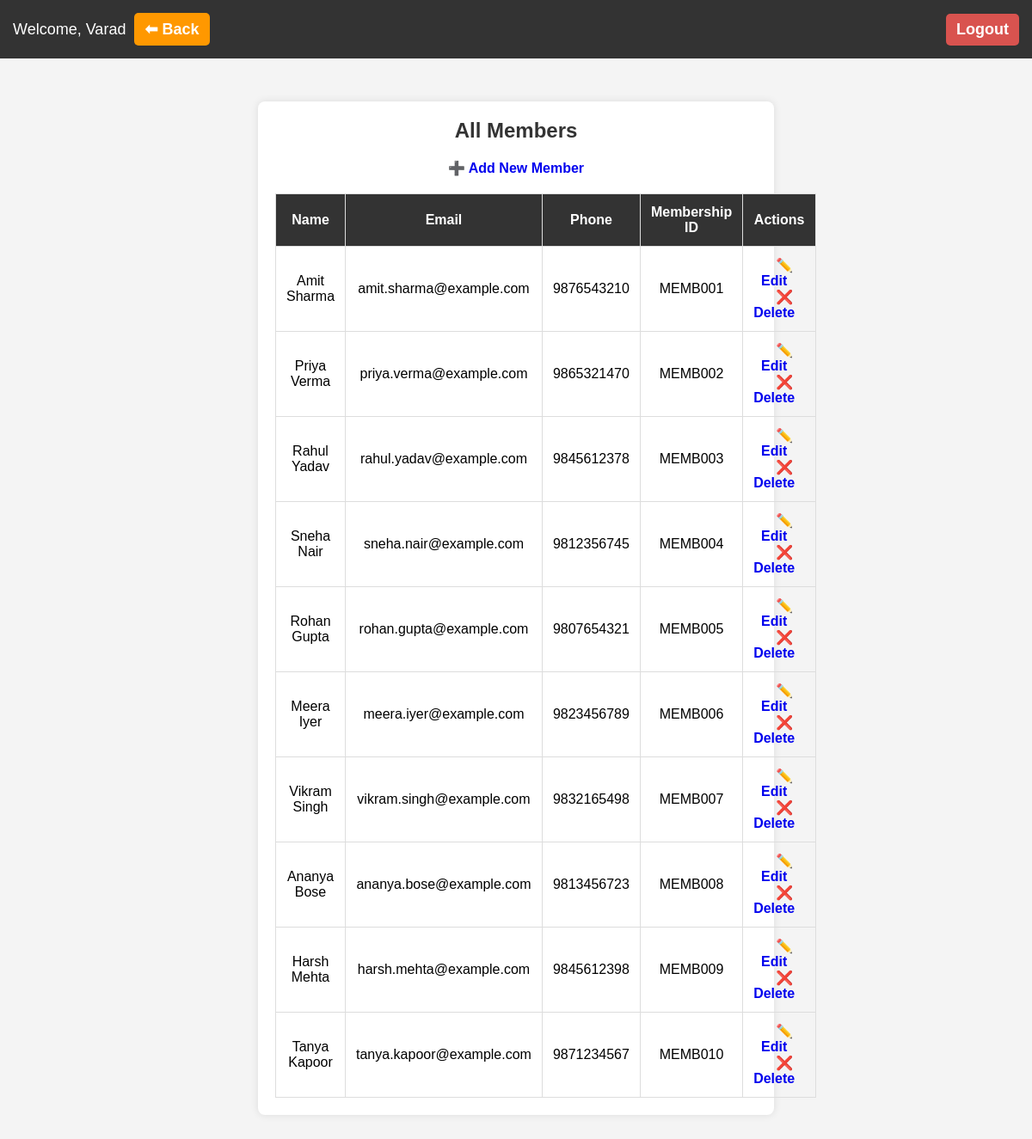
The page /pages/members.php (signed in) on the database its author committed.
### tables this page shows
CREATE TABLE `members` (
  `id` int(11) NOT NULL,
  `name` varchar(100) NOT NULL,
  `email` varchar(100) NOT NULL,
  `phone` varchar(20) DEFAULT NULL,
  `address` text DEFAULT NULL,
  `membership_id` varchar(20) NOT NULL
);

### pages/members.php (the view, shortened to what this page needs)
<?php
include('../config/db_connect.php');
$sql = "SELECT * FROM members";
$result = $conn->query($sql);
?>
<!DOCTYPE html>
<html lang="en">
<head>
    <link rel="stylesheet" href="../assets/css/style.css">
    <link rel="stylesheet" href="../assets/css/responsive.css">
</head>
<body>
<?php include('../includes/header.php'); ?>
    <div class="container">
        <h2>All Members</h2>
        <a href="add_member.php">➕ Add New Member</a>
        <table border="1">
            <tr>
                <th>Name</th>
                <th>Email</th>
                <th>Phone</th>
                <th>Membership ID</th>
                <th>Actions</th>
            </tr>
            <?php while ($row = $result->fetch_assoc()) { ?>
            <tr>
                <td><?php echo $row['name']; ?></td>
                <td><?php echo $row['email']; ?></td>
                <td><?php echo $row['phone']; ?></td>
                <td><?php echo $row['membership_id']; ?></td>
                <td>
                    <a href="edit_member.php?id=<?php echo $row['id']; ?>">✏️ Edit</a>
                    <a href="delete_member.php?id=<?php echo $row['id']; ?>" onclick="return confirm('Are you sure?')">❌ Delete</a>
                </td>
            </tr>
            <?php } ?>
        </table>
    </div>
</body>
</html>

### includes/header.php (shortened to what this page needs)
<?php
$librarian_name = $_SESSION['librarian_name'];
$show_back_button = basename($_SERVER['PHP_SELF']) !== 'dashboard.php';
?>
<!DOCTYPE html>
<html lang="en">
<head>
    <link rel="stylesheet" href="../assets/css/style.css">
    <link rel="stylesheet" href="../assets/css/responsive.css">
</head>
<body>
    <div class="header">
        <div class="left">
            <span>Welcome, <?php echo $librarian_name; ?></span>
            <?php if ($show_back_button): ?>
                <a href="javascript:history.back()" class="back-btn">⬅ Back</a>
            <?php endif; ?>
        </div>
        <div class="right">
            <a href="../pages/logout.php" class="logout-btn">Logout</a>
        </div>
    </div>
</body>
</html>

### assets/css/style.css (style rules this page uses)
* { margin: 0; padding: 0; box-sizing: border-box; font-family: Arial, sans-serif; }
body { background-color: #f4f4f4; text-align: center; }
.container { width: 50%; margin: 50px auto; background: #fff; padding: 20px; border-radius: 8px; box-shadow: 0px 0px 10px rgba(0, 0, 0, 0.1); }
h2 { margin-bottom: 20px; color: #333; }
table { width: 100%; border-collapse: collapse; margin-top: 20px; }
table, th, td { border: 1px solid #ddd; }
th, td { padding: 12px; text-align: center; }
th { background-color: #333; color: white; }
a { text-decoration: none; font-weight: bold; padding: 8px 12px; border-radius: 5px; }
.header { background: #333; color: white; padding: 15px; display: flex; justify-content: space-between; align-items: center; font-size: 18px; }
.header .left { display: flex; align-items: center; gap: 10px; }
.header .right { display: flex; align-items: center; gap: 15px; }
.back-btn { background: #ff9800; color: white; }
.logout-btn { background: #d9534f; color: white; }

### includes/header.php (style rules this page uses)
.header { background: #333; color: white; padding: 15px; display: flex; justify-content: space-between; align-items: center; font-size: 18px; }
.header .left { display: flex; align-items: center; gap: 10px; }
.header .right { display: flex; align-items: center; gap: 15px; }
.header a { color: white; text-decoration: none; font-weight: bold; padding: 8px 12px; border-radius: 5px; }
.logout-btn { background: #d9534f; }
.back-btn { background: #ff9800; }

### rows shown on the page
members: name "Amit Sharma", email "amit.sharma@example.com", phone "9876543210", membership "MEMB001"
members: name "Priya Verma", email "priya.verma@example.com", phone "9865321470", membership "MEMB002"
members: name "Rahul Yadav", email "rahul.yadav@example.com", phone "9845612378", membership "MEMB003"
members: name "Sneha Nair", email "sneha.nair@example.com", phone "9812356745", membership "MEMB004"
members: name "Rohan Gupta", email "rohan.gupta@example.com", phone "9807654321", membership "MEMB005"
members: name "Meera Iyer", email "meera.iyer@example.com", phone "9823456789", membership "MEMB006"
members: name "Vikram Singh", email "vikram.singh@example.com", phone "9832165498", membership "MEMB007"
members: name "Ananya Bose", email "ananya.bose@example.com", phone "9813456723", membership "MEMB008"
members: name "Harsh Mehta", email "harsh.mehta@example.com", phone "9845612398", membership "MEMB009"
members: name "Tanya Kapoor", email "tanya.kapoor@example.com", phone "9871234567", membership "MEMB010"

### other values the page prints
$librarian_name "Varad"
